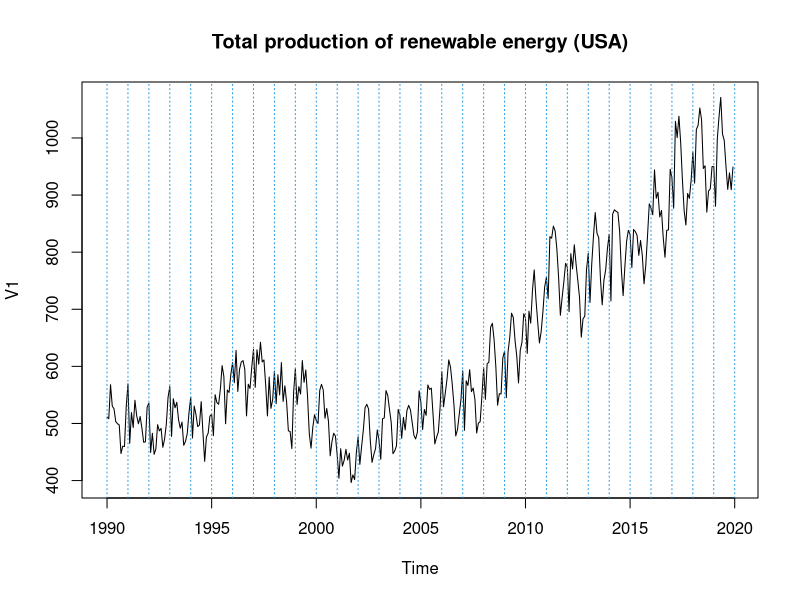
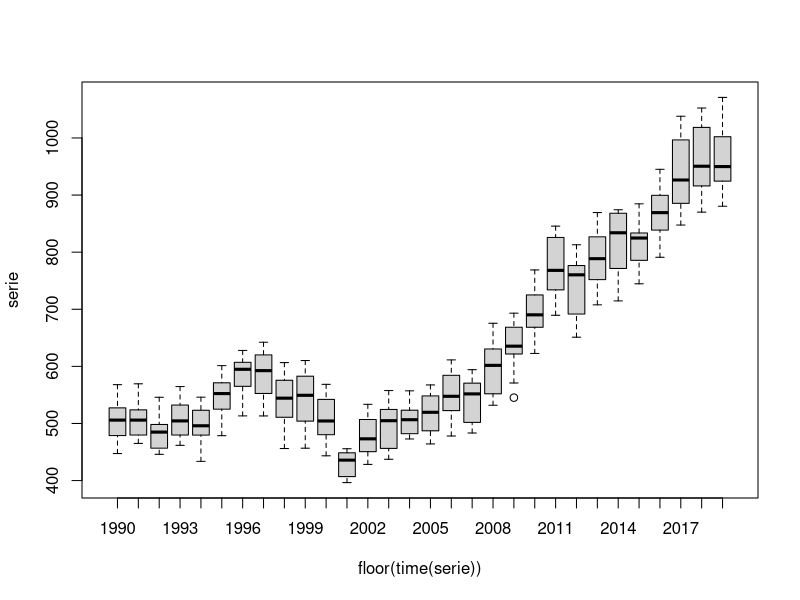
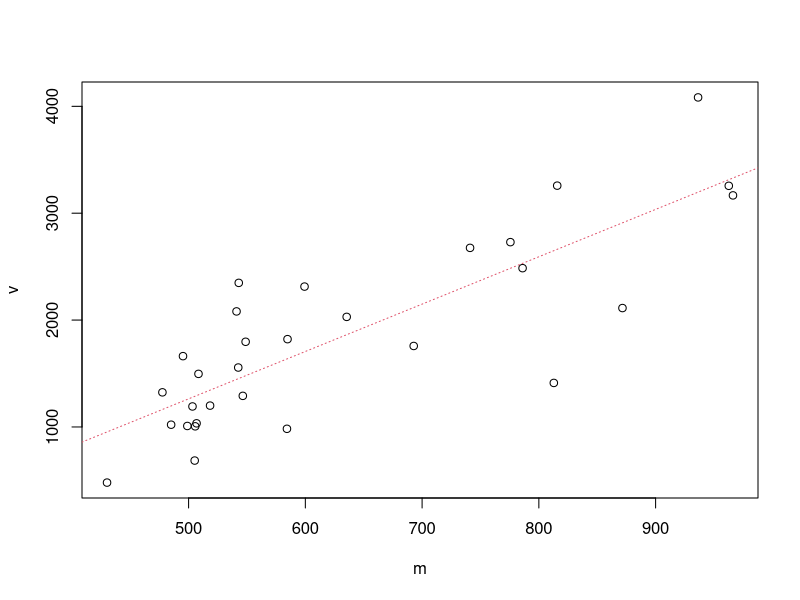
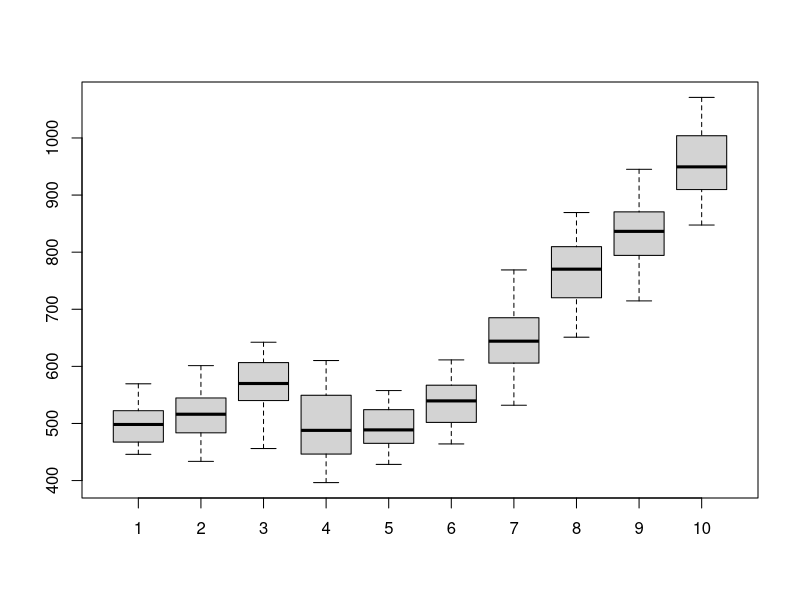
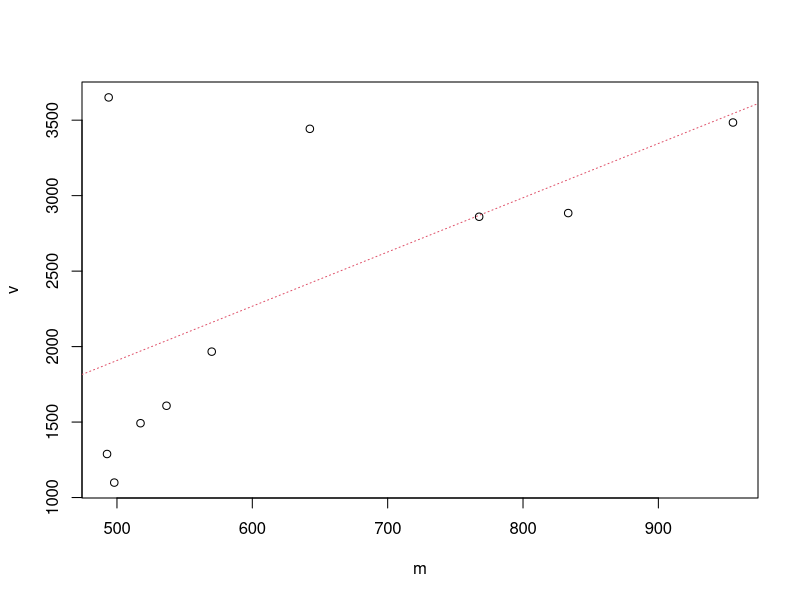
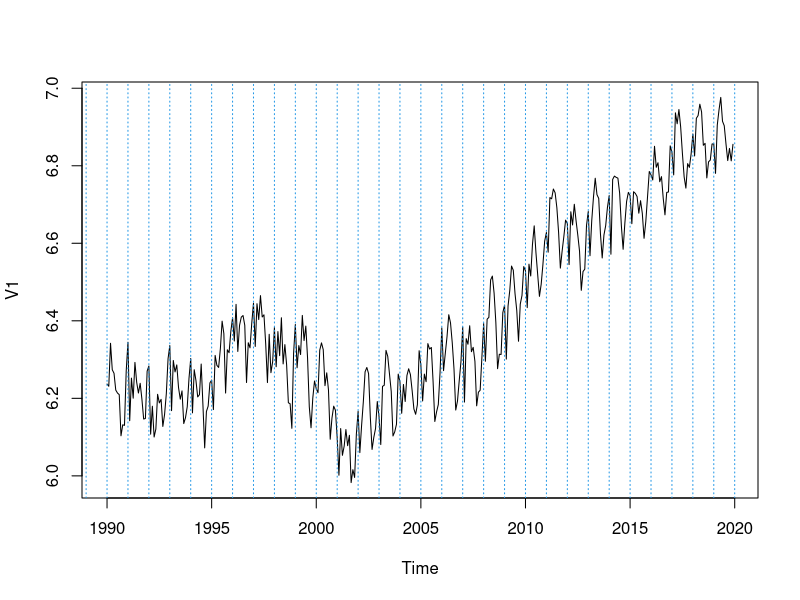
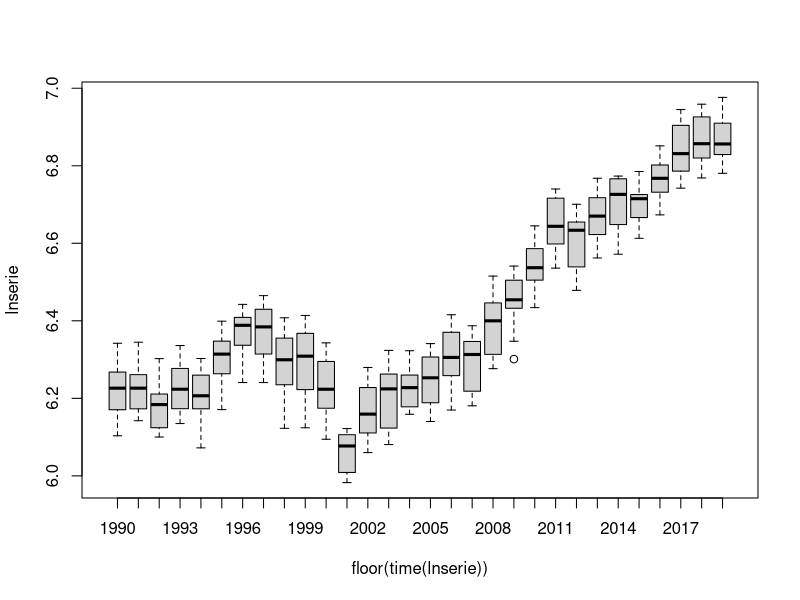
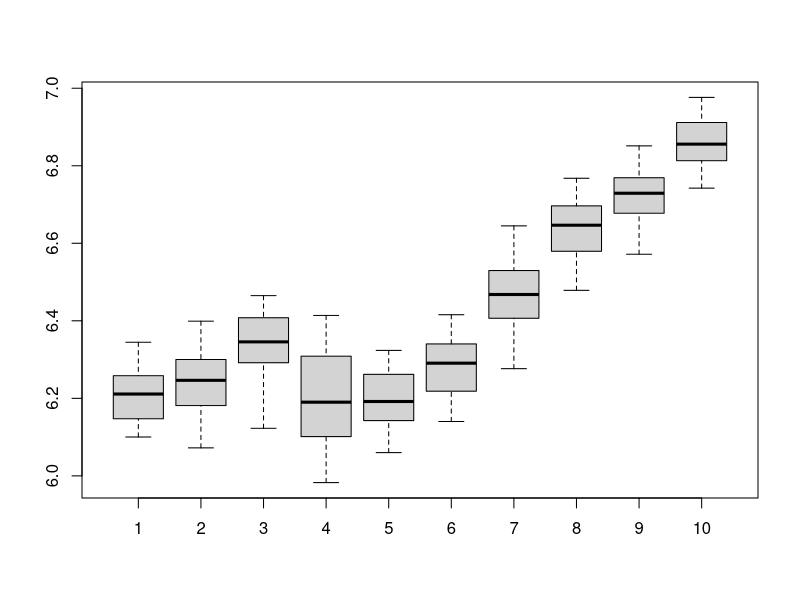

These charts were generated, in order, by the following R code:
## ---- chunk 1
knitr::opts_chunk$set(echo = TRUE)
## ---- chunk 2
serie=window(ts(read.table("RenewUSA.dat", header=F),start=1990,freq=12))
## ---- chunk 3
plot(serie,main="Total production of renewable energy (USA)")
abline(v=1990:2020,col=4,lty=3)
## ---- chunk 4
boxplot(serie~floor(time(serie)))
## ---- chunk 5
groupedserie <- matrix(serie[1:(30*12)],ncol=30) #12 quarters=3yrs

m<-apply(groupedserie,2,mean)
v<-apply(groupedserie,2,var)
plot(v~m)
abline(lm(v~m),col=2,lty=3)
## ---- chunk 6
groupedserie <- matrix(serie[1:(36*10)],ncol=10) #12 quarters=3yrs together=ncol=12
boxplot(groupedserie)
## ---- chunk 7
m<-apply(groupedserie,2,mean)
v<-apply(groupedserie,2,var)
plot(v~m)
abline(lm(v~m),col=2,lty=3)
## ---- chunk 8
lnserie=log(serie)
plot(lnserie)
abline(v=1947:2020,col=4,lty=3)
abline(h=0)
## ---- chunk 9
boxplot(lnserie~floor(time(lnserie)))
## ---- chunk 10
groupedserie <- matrix(lnserie[1:(36*10)],ncol=10) #12 quarters=3yrs

boxplot(groupedserie)

m<-apply(groupedserie,2,mean)
v<-apply(groupedserie,2,var)
plot(v~m)
abline(lm(v~m),col=2,lty=3)
## ---- chunk 11
plot(lnserie)
abline(h=mean(lnserie), col="red")
## ---- chunk 12
monthplot(lnserie)
## ---- chunk 13
ts.plot(matrix(lnserie,nrow=12), col=1:12)
## ---- chunk 14
d12lnserie <- diff(lnserie,12)
plot(d12lnserie)
abline(h=mean(d12lnserie), col="red")

monthplot(d12lnserie)
## ---- chunk 15
d1d12lnserie <- diff(d12lnserie)
plot(d1d12lnserie)
abline(h=mean(d1d12lnserie), col="red")
## ---- chunk 16
d1d1d12lnserie <- diff(d1d12lnserie)
plot(d1d1d12lnserie)
abline(h=mean(d1d12lnserie), col="red")
## ---- chunk 17
var(lnserie)
var(d12lnserie)
var(d1d12lnserie)
var(d1d1d12lnserie)
## ---- chunk 18
par(mfrow=c(1,2))
acf(d1d12lnserie, ylim=c(-1,1), lag.max = 72,col=c(2,rep(1,11)),lwd=2)
pacf(d1d12lnserie, ylim=c(-1,1), lag.max = 72,col=c(rep(1,11),2),lwd=2)
